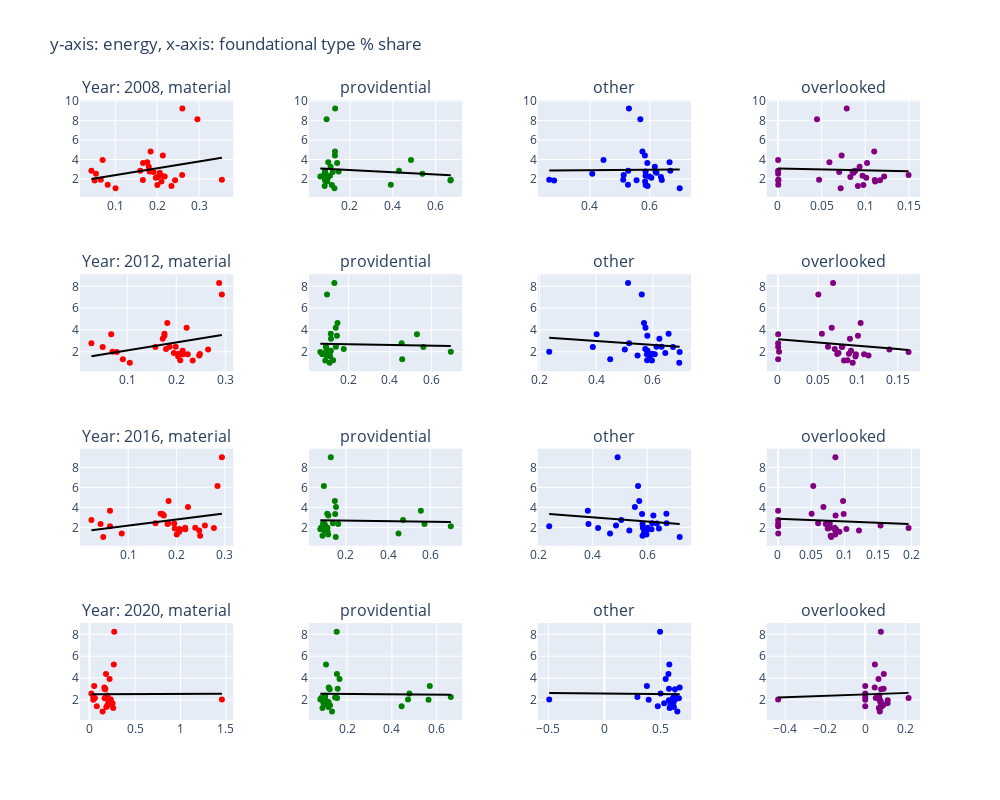

The notebook cell this image was saved under:
### Markdown cell above
Same for accounts data

### Code cell
# only show periods from labour cost survey time_periods, otherwise it's too many for a plot
foundational_df_no_transformations_accounts_plot = foundational_df_no_transformations_accounts[foundational_df_no_transformations_accounts['TIME_PERIOD'].isin(time_periods)]
create_scatter_plots_twodim_with_fit(foundational_df_no_transformations_accounts_plot, 'TIME_PERIOD', foundational_types, 'energy')
